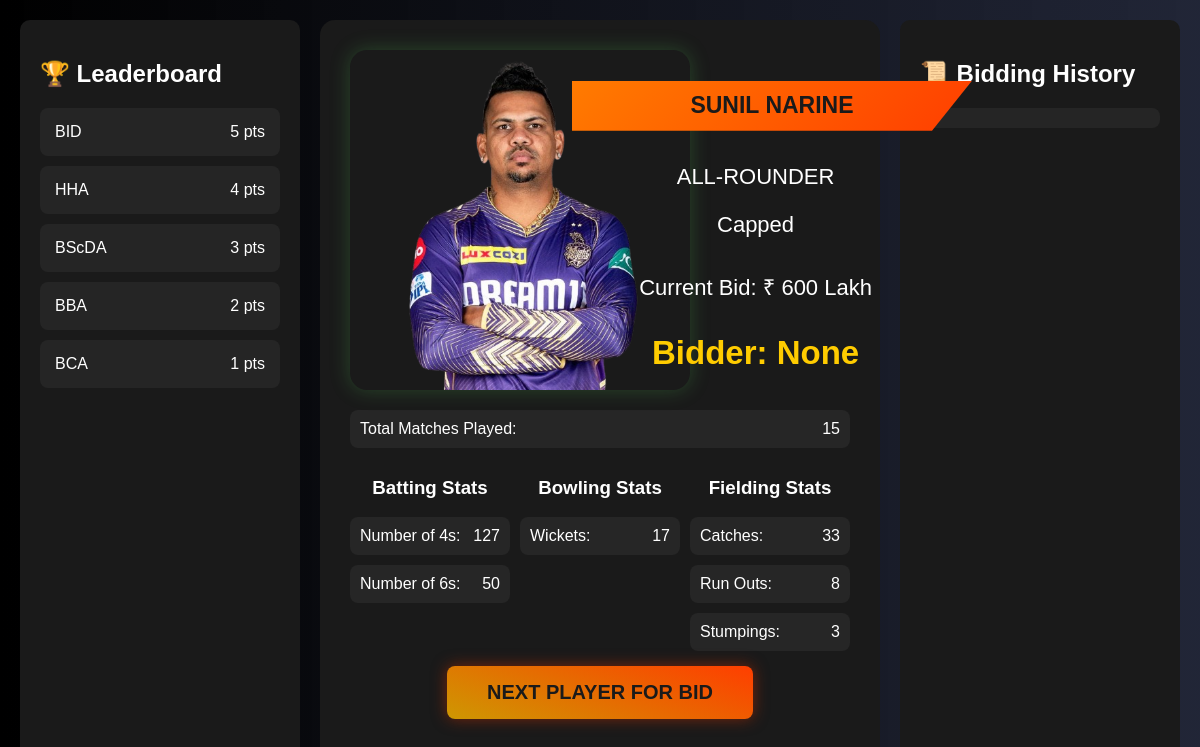
Page /index.php?id=1 on the committed database.
### tables this page shows
CREATE TABLE `team` (
  `team_id` int(11) NOT NULL,
  `team_name` varchar(255) NOT NULL,
  `team_logo` varchar(800) NOT NULL,
  `team_updated` timestamp NOT NULL DEFAULT current_timestamp()
);

CREATE TABLE `player_details` (
  `player_id` int(11) NOT NULL,
  `player_img` varchar(1000) NOT NULL,
  `player_name` varchar(100) NOT NULL,
  `player_price` int(5) NOT NULL,
  `player_status` varchar(20) NOT NULL,
  `player_specialism` varchar(25) NOT NULL,
  `player_points` int(5) NOT NULL,
  `player_ipl_mat` int(5) NOT NULL,
  `player_wkts` int(5) NOT NULL,
  `player_4s` int(5) NOT NULL,
  `player_6s` int(5) NOT NULL,
  `player_catches` int(5) NOT NULL,
  `player_run_outs` int(5) NOT NULL,
  `player_stumpings` int(5) NOT NULL,
  `updated` timestamp NOT NULL DEFAULT current_timestamp()
);

### Backend/player_details.php (the view)
<?php
    $currentId = isset($_GET['id']) ? intval($_GET['id']) : 0;
    $sql = "SELECT * FROM player_details WHERE player_id = :currentId";
    $stmt = $conn->prepare($sql);
    $stmt->bindParam(":currentId", $currentId, PDO::PARAM_INT);
    $stmt->execute();
    $record = $stmt->fetch(PDO::FETCH_ASSOC);
    if ($record):
        $img_path = "images/";
        $img = htmlspecialchars($record['player_img']);
        $name = htmlspecialchars($record['player_name']);
        $role = htmlspecialchars($record['player_specialism']);
        $price = htmlspecialchars($record['player_price']);
        $run4 = htmlspecialchars($record['player_4s']);
        $run6 = htmlspecialchars($record['player_6s']);
        $wkts = htmlspecialchars($record['player_wkts']);
        $matches = htmlspecialchars($record['player_ipl_mat']);
        $status = htmlspecialchars($record['player_status']);
        $catches = htmlspecialchars($record['player_catches']);
        $run_outs = htmlspecialchars($record['player_run_outs']);
        $stump = htmlspecialchars($record['player_stumpings']);
        echo "<div class='player-image-container'>
                <img id='player-image' src='".$img_path.$img."' alt='Player'>
            </div>
            <div class='diagonal-bar'>
                <h2 id='player-name'> $name </h2>
            </div>
            <div class='player-info'>
                <p class='role' id='player-role'> $role </p>
                <p class='role' id='player-status'> $status </p>
                <div class='current-bid' id='current-bid'> Current Bid: ₹ $price Lakh </div>
                <div class='current-bidder' id='current-bidder'><strong>Bidder: </strong> None </div>
            </div>";
        echo "<div class='top stat-item'><span>Total Matches Played:</span> <span id='player-matches'> $matches </span></div>
            <div class='player-stats'>
                <div class='bat-stats'>
                    <h3>Batting Stats</h3>
                    <div class='stat-item'><span>Number of 4s:</span> <span id='player-4'> $run4 </span></div>
                    <div class='stat-item'><span>Number of 6s:</span> <span id='player-6'> $run6 </span></div>
                </div>
                <div class='bowl-stats'>
                    <h3>Bowling Stats</h3>
                    <div class='stat-item'><span>Wickets:</span> <span id='player-wickets'> $wkts </span></div>
                </div>
                <div class='field-stats'>
                    <h3>Fielding Stats</h3>
                    <div class='stat-item'><span>Catches:</span> <span id='player-catches'> $catches </span></div>
                    <div class='stat-item'><span>Run Outs:</span> <span id='player-run-outs'> $run_outs </span></div>
                    <div class='stat-item'><span>Stumpings:</span> <span id='player-stump'> $stump </span></div>
                </div>
            </div>";
            echo "<button class='next-bid-button' onclick='loadNextRecord()'>Next Player for Bid</button>";
    else: "<p>No record found</p>";
    endif;
?>

### index.php (shortened to what this page needs)
<!DOCTYPE html>
<html lang="en">
<head>
    <link rel="stylesheet" href="styles.css">
</head>
<body>
    <div class="container">
        <div class="leaderboard">
            <h2>🏆 Leaderboard</h2>
            <div id="leaderboard-list">
                <?php include 'Backend/leaderboard.php'; ?>
            </div>
        </div>
        <div class="current-player">
            <?php include 'Backend/player_details.php'; ?>
        </div>
        <div class="bidding-history-container">
                <h2>📜 Bidding History</h2>
                <div id="bidding-history" class="bidding-history-box"></div>
            </div>
    </div>
</body>
</html>

### Backend/leaderboard.php
<?php
    include 'config.php';
    $stmt = $conn->prepare("SELECT team_id, team_name FROM team order by team_id DESC");
    $stmt->execute();
    $result = $stmt->fetchAll();
    if (is_array($result)) {
        foreach($result as $row) {
            echo "<div class='team-rank'>
                    <span>".$row['team_name']."</span>
                    <span>".$row['team_id']." pts</span>
                 </div>";
        }
    } else {
        echo "<div class='team-rank'>
                No teams found..
            </div>";
    }
?>

### styles.css (style rules this page uses)
body { background: linear-gradient(90deg, #000000 , #090e21e6 ); color: white; height: 100vh; margin: 0; overflow: hidden; font-family: 'Arial', sans-serif; }
.container { display: grid; grid-template-columns: 1fr 2fr 1fr; height: 100vh; gap: 20px; padding: 20px; }
.leaderboard { background: #1a1a1a; padding: 20px; border-radius: 10px; }
.team-rank { display: flex; justify-content: space-between; padding: 15px; margin-bottom: 10px; background: #252525; border-radius: 8px; }
.current-player { background: #1a1a1a; border-radius: 15px; padding: 30px; text-align: center; position: relative; margin-bottom: 40px; }
.player-image-container { position: relative; width: 100%; max-width: 340px; height: auto; aspect-ratio: 1 / 1; display: flex; align-items: center; justify-content: center; overflow: hidden; border-radius: 5%; box-shadow: 0 0 20px rgba(76, 175, 80, 0.3); }
.player-image-container::before { content: ""; position: absolute; top: 0; left: 0; width: 100%; height: 100%; background: url(./images/bg.gif) center / cover no-repeat; filter: hue-rotate(262deg) brightness(30%); z-index: 1; }
.player-image-container img { width: 100%; height: 100%; object-fit: cover; position: relative; z-index: 2; }
.top { margin-top: 20px !important; }
.player-stats { width: 100%; display: flex; }
.bat-stats, .bowl-stats, .field-stats { width: 32%; margin-right: 2%; }
.bat-stats:last-child, .bowl-stats:last-child, .field-stats:last-child { margin-right: 0; }
.stat-item { display: flex; justify-content: space-between; padding: 10px; background: rgba(255, 255, 255, 0.05); border-radius: 8px; margin: 10px 0; }
.diagonal-bar { width: 370px; height: 50px; background: linear-gradient(135deg, #ff7b00, #ff3e00); clip-path: polygon(0 0, 100% 0, 90% 100%, 0 100%); display: flex; align-items: center; justify-content: center; box-shadow: 3px 3px 10px rgba(255, 255, 255, 0.2); position: absolute; top: 8%; left: 45%; z-index: 0; padding: 0 15px; overflow: hidden; text-align: center; }
.diagonal-bar h2 { color: #1a1a1a; font-weight: bold; text-transform: uppercase; font-size: clamp(10px, 5vw, 23px); white-space: nowrap; overflow: hidden; text-overflow: ellipsis; max-width: 100%; }
.player-info { top: 16%; position: absolute; left: 57%; font-size: clamp(16px, 2vw, 22px); }
.next-bid-button { background: linear-gradient(200deg, #ff3e00, #ce9702); color: #1a1a1a; padding: 15px 40px; font-size: 20px; margin-top: 5px; font-weight: bold; text-transform: uppercase; border: none; border-radius: 8px; cursor: pointer; position: relative; box-shadow: 0px 0px 15px rgba(161, 42, 5, 0.7); animation: glow 1.5s infinite alternate ease-in-out, float 2s infinite ease-in-out; }
.current-bid { padding-top: 5%; }
.current-bidder { margin-top: 10px; font-size: 1.5em; color: #ffcc00; font-weight: bold; padding-top: 10%; }
.bidding-history-container { background: #1a1a1a; padding: 20px; border-radius: 10px; margin-bottom: 40px; }
.bidding-history-box { max-height: 150px; overflow-y: auto; background: #252525; padding: 10px; border-radius: 8px; }

### rows in the picture
team: team_name "BID", team_id "5"
team: team_name "HHA", team_id "4"
team: team_name "BScDA", team_id "3"
team: team_name "BBA", team_id "2"
team: team_name "BCA", team_id "1"
player_details: player_img (picture), player_name "SUNIL NARINE", player_specialism "ALL-ROUNDER", player_status "Capped", player_price "600", player_ipl_mat "15", player_4s "127", player_6s "50", player_wkts "17", player_catches "33", player_run_outs "8", player_stumpings "3"
